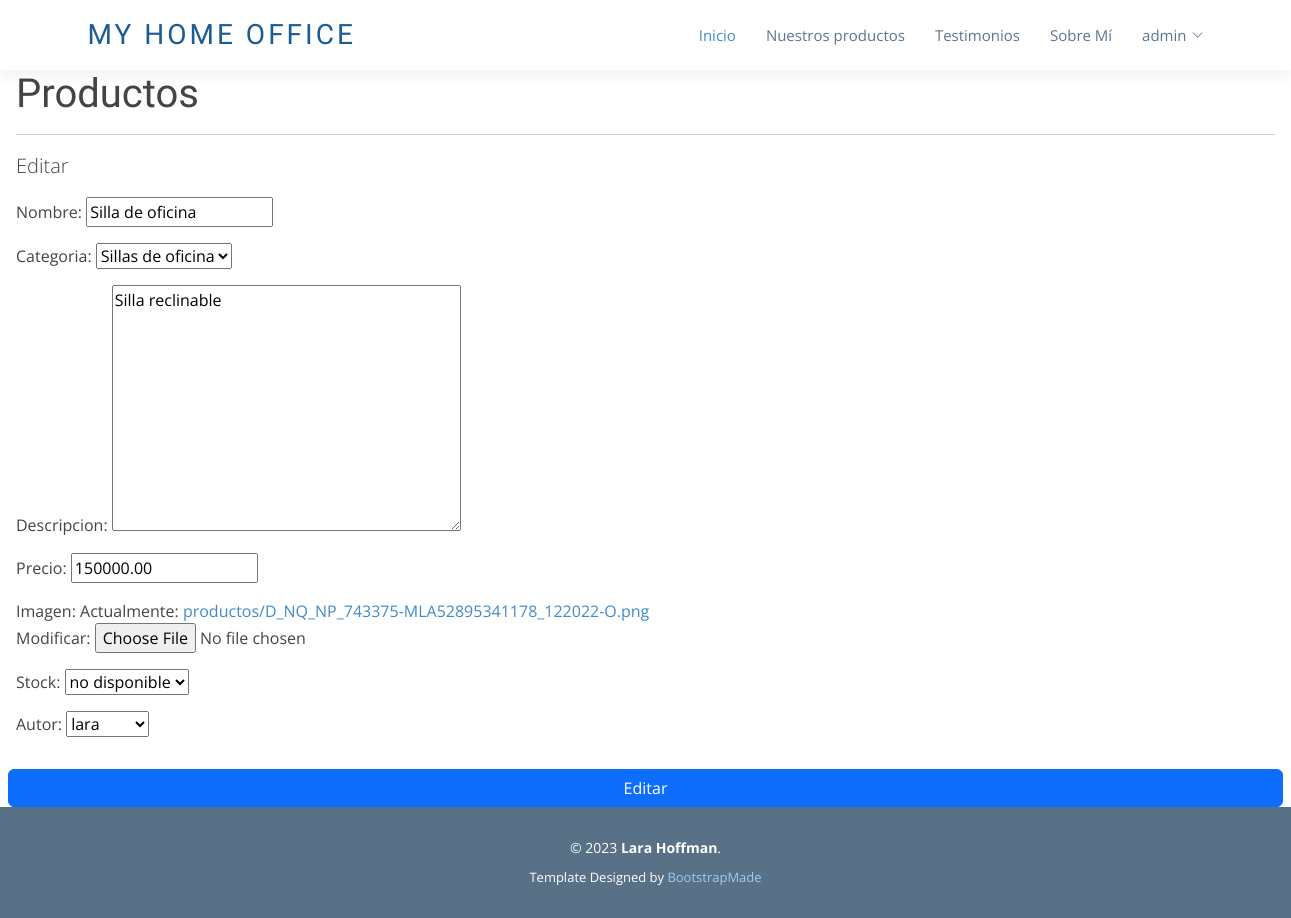
The page /editar/2 (signed in) on the database its author committed.
### AppFinal/models.py (models this page shows, shortened)
class Productos(models.Model):
    nombre = models.CharField(max_length=150)
    categoria = models.CharField(max_length=100, choices=CATEGORIAS, default="")
    descripcion = models.TextField(max_length=250)
    precio = models.DecimalField(max_digits=10, decimal_places=2)
    imagen = models.ImageField(upload_to="productos") # ImageField si se instala Pillow
    stock = models.CharField(max_length=50, choices=STOCK_OPCIONES, default="disponible") # hay o no stock disponible
    autor = models.ForeignKey(User, on_delete=models.CASCADE, null=True, blank=True)
    fecha = models.DateField(auto_now_add=True)

### AppFinal/views.py (the view)
# urls.py: path('editar/<int:pk>', views.ProductosUpdate.as_view(), name="Edit"),
class ProductosUpdate(LoginRequiredMixin, AdminCheckMixin, UpdateView):
    model = Productos
    success_url = "/productos/list"
    fields = '__all__'

### AppFinal/views.py (called while the page is built)
    def test_func(self):
        return self.request.user.is_superuser

### AppFinal/templates/AppFinal/productos_form.html
{% extends "AppFinal/layout.html" %}
{% load static %}
{% block lo-que-cambia %}
<main class="px-3">
  <h1>Productos</h1>
  <hr>
  <p class="lead">Editar</p>
  <form action="" method="POST" enctype="multipart/form-data" class="row g-3 align-items-center">{% csrf_token %}
    <div class="col-12">
      {{ form.as_p }}
    </div>
    <input type="submit" class="btn btn-primary" value="Editar">
  </form>
</main>
{% endblock %}

### AppFinal/templates/AppFinal/layout.html (shortened to what this page needs)
<!doctype html>
<html lang="es">
  <head>
    {% load static %}
    <link href="https://cdn.jsdelivr.net/npm/bootstrap@5.3.0-alpha3/dist/css/bootstrap.min.css" rel="stylesheet">
    <link href="{% static 'AppFinal/assets/vendor/animate.css/animate.min.css' %}" rel="stylesheet">
    <link href="{% static 'AppFinal/assets/vendor/aos/aos.css' %}" rel="stylesheet">
    <link href="{% static 'AppFinal/assets/vendor/bootstrap/css/bootstrap.min.css' %}" rel="stylesheet">
    <link href="{% static 'AppFinal/assets/vendor/bootstrap-icons/bootstrap-icons.css' %}" rel="stylesheet">
    <link href="{% static 'AppFinal/assets/vendor/boxicons/css/boxicons.min.css' %}" rel="stylesheet">
    <link href="{% static 'AppFinal/assets/vendor/glightbox/css/glightbox.min.css' %}" rel="stylesheet">
    <link href="{% static 'AppFinal/assets/vendor/swiper/swiper-bundle.min.css' %}" rel="stylesheet">
    <link href="{% static 'AppFinal/assets/css/style.css' %}" rel="stylesheet">
  </head>
  <body>
    <header id="header" class="d-flex align-items-center">
      <div class="container d-flex align-items-center">
        <div class="logo me-auto">
          <h1><a href="{% url 'Inicio' %}">My Home Office</a></h1>
        </div>
        <nav id="navbar" class="navbar">
          <ul>
            <li><a class="nav-link scrollto active" href="{% url 'Inicio' %}">Inicio</a></li>
            <li><a class="nav-link scrollto" href="{% url 'List' %}">Nuestros productos</a></li>
            <li><a class="nav-link scrollto" href="{% url 'LeerMensajes' %}">Testimonios</a></li>
            <li><a class="nav-link scrollto" href="{% url 'About' %}">Sobre Mí</a></li>
            {% if not request.user.is_authenticated %}
            <li><a class="nav-link scrollto" href="{% url 'Register' %}">Registrarse</a></li>
            <li><a class="nav-link scrollto" href="{% url 'Login' %}">Iniciar Sesión</a></li>
            {% else %}
            <li class="dropdown"><a href="{% url 'Perfil'%}"><span>{% if perfil.avatar %}
              <img src="{{ perfil.avatar.url }}" height="20px" width="20px" alt="Avatar">
              {% else %}
              {{request.user.username}}
              {% endif %}</span><i class="bi bi-chevron-down"></i></a>
            </li>
            {% endif %}
          </ul>
        </nav>
      </div>
    </header>
    <main id="main">
      {% block lo-que-cambia %}
      {% endblock %}
    </main>
  <footer id="footer">
    <div class="container">
      <div class="copyright">
        &copy; 2023 <strong><span>Lara Hoffman</span></strong>.
      </div>
      <div class="credits">
        Template Designed by <a href="https://bootstrapmade.com/">BootstrapMade</a>
      </div>
    </div>
  </footer>
  </body>
</html>

### AppFinal/static/AppFinal/assets/css/style.css (style rules this page uses)
body { font-family: "Open Sans", sans-serif; color: #444; }
a { color: #428bca; text-decoration: none; }
h1, h2, h3, h4, h5, h6, .font-primary { font-family: "Raleway", sans-serif; }
#header { height: 70px; background: #fff; z-index: 997; box-shadow: 0px 5px 15px 0px rgba(0, 0, 0, 0.06); }
#header .logo h1 { font-size: 28px; margin: 0; padding: 10px 0; line-height: 1; font-weight: 400; letter-spacing: 3px; text-transform: uppercase; }
#header .logo h1 a, #header .logo h1 a:hover { color: #1c5c93; text-decoration: none; }
.navbar { padding: 0; }
.navbar ul { margin: 0; padding: 0; display: flex; list-style: none; align-items: center; }
.navbar li { position: relative; }
.navbar a, .navbar a:focus { display: flex; align-items: center; justify-content: space-between; padding: 10px 0 10px 30px; font-family: "Open Sans", sans-serif; font-size: 15px; color: #5c768d; white-space: nowrap; transition: 0.3s; }
.navbar a i, .navbar a:focus i { font-size: 12px; line-height: 0; margin-left: 5px; }
.navbar a:hover, .navbar .active, .navbar .active:focus, .navbar li:hover>a { color: #428bca; }
#footer { background: #587187; padding: 0 0 30px 0; color: #fff; font-size: 14px; }
#footer .copyright { text-align: center; padding-top: 30px; }
#footer .credits { padding-top: 10px; text-align: center; font-size: 13px; color: #fff; }
#footer .credits a { color: #9eccf4; }

### rows shown on the page
Productos: nombre "Silla de oficina", categoria "Sillas de oficina", descripcion "Silla reclinable", precio "150000.00", stock "no disponible", autor "lara"

### other values the page prints
{{ request.user.username }} "admin"
